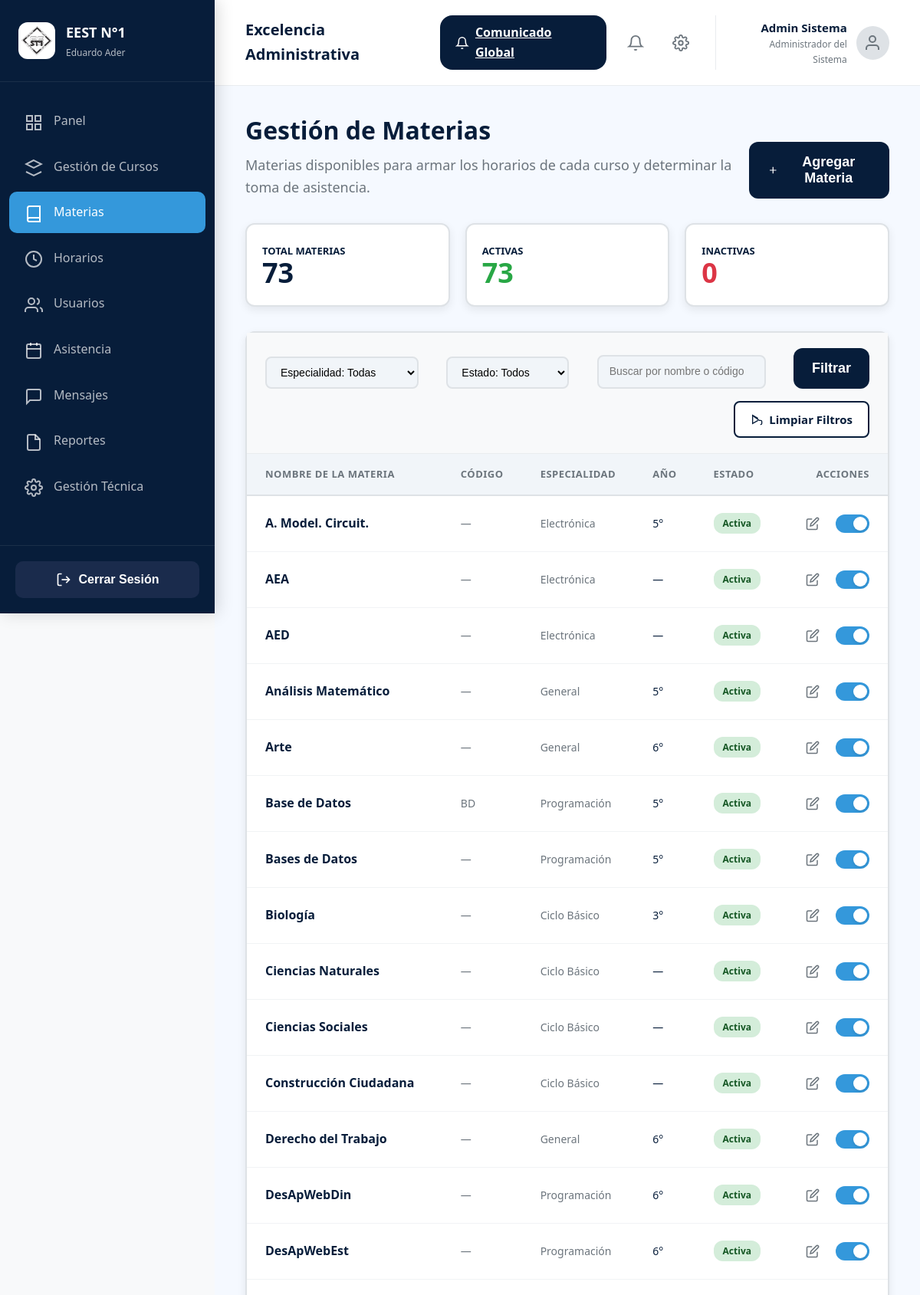
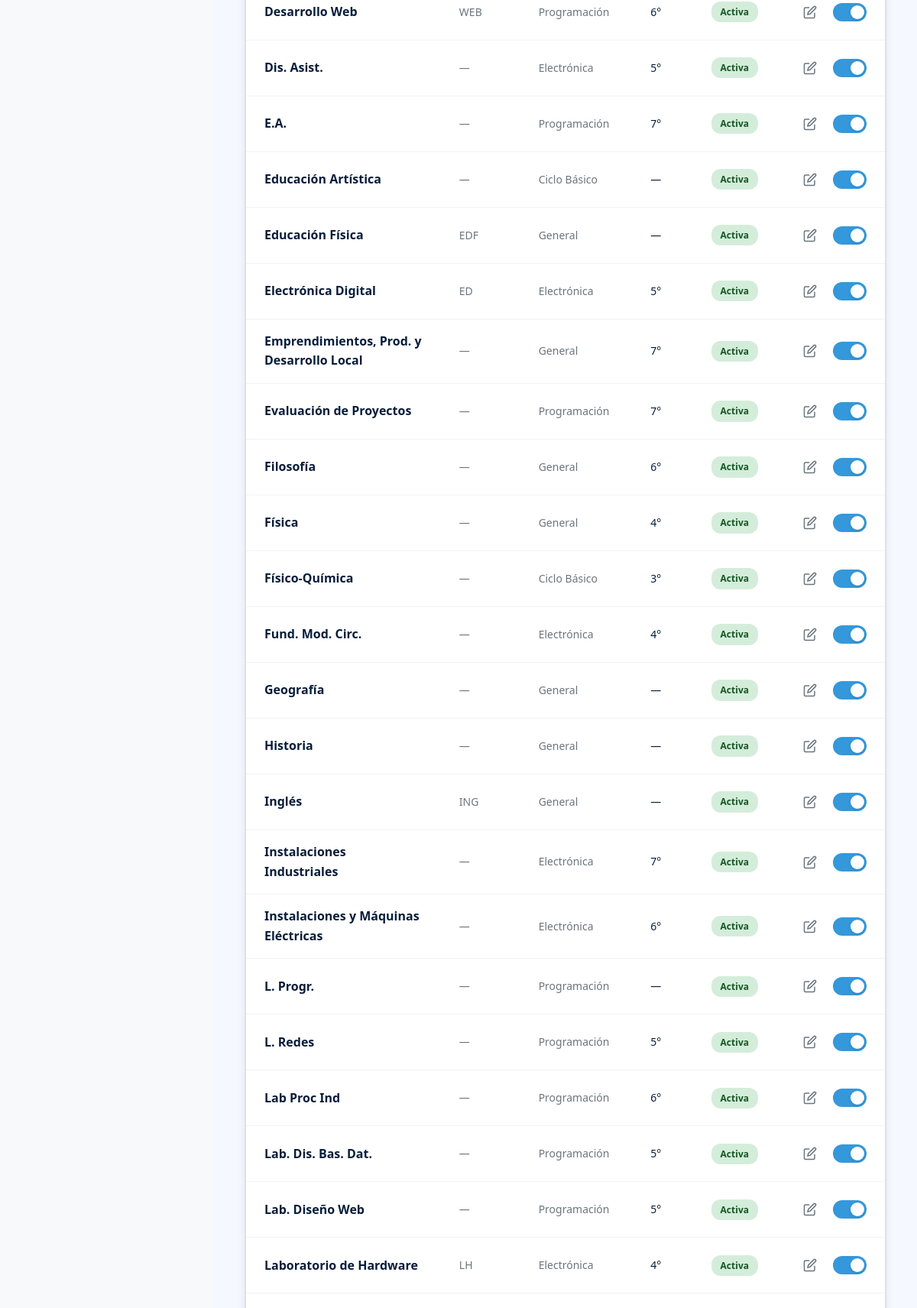
The page /index.php?page=admin/materias (signed in, upper part) on the database its author committed (2 pictures, top to bottom).
### tables this page shows
CREATE TABLE `usuarios` (
  `id` int(10) UNSIGNED NOT NULL,
  `institucion_id` int(10) UNSIGNED NOT NULL DEFAULT 1,
  `nombre` varchar(100) NOT NULL,
  `apellido` varchar(100) NOT NULL,
  `dni` varchar(15) DEFAULT NULL COMMENT 'Solo para adultos: NULL para alumnos',
  `email` varchar(150) NOT NULL,
  `password_hash` varchar(255) NOT NULL,
  `rol` enum('admin','directivo','preceptor','alumno','padre_tutor') NOT NULL,
  `estado` enum('activo','inactivo','pendiente','rechazado') NOT NULL DEFAULT 'pendiente',
  `foto_perfil` varchar(255) DEFAULT NULL,
  `telefono` varchar(30) DEFAULT NULL,
  `fecha_nacimiento` date DEFAULT NULL,
  `domicilio` varchar(255) DEFAULT NULL,
  `primer_acceso` tinyint(1) NOT NULL DEFAULT 1 COMMENT '1=debe cambiar contraseña',
  `token_recuperacion` varchar(255) DEFAULT NULL,
  `token_expiracion` datetime DEFAULT NULL,
  `ultimo_acceso` datetime DEFAULT NULL,
  `created_at` timestamp NOT NULL DEFAULT current_timestamp(),
  `updated_at` timestamp NOT NULL DEFAULT current_timestamp() ON UPDATE current_timestamp()
);

CREATE TABLE `materias` (
  `id` int(10) UNSIGNED NOT NULL,
  `institucion_id` int(10) UNSIGNED NOT NULL DEFAULT 1,
  `nombre` varchar(150) NOT NULL COMMENT 'Matemática, Programación, etc.',
  `codigo` varchar(20) DEFAULT NULL,
  `especialidad_id` int(10) UNSIGNED DEFAULT NULL COMMENT 'NULL = para todas las especialidades',
  `anio_correspondiente` tinyint(3) UNSIGNED DEFAULT NULL COMMENT '1-7, NULL = para varios años',
  `activo` tinyint(1) NOT NULL DEFAULT 1,
  `created_at` timestamp NOT NULL DEFAULT current_timestamp(),
  `updated_at` timestamp NOT NULL DEFAULT current_timestamp() ON UPDATE current_timestamp()
);

CREATE TABLE `especialidades` (
  `id` int(10) UNSIGNED NOT NULL,
  `nombre` varchar(100) NOT NULL,
  `codigo` varchar(20) NOT NULL,
  `ciclo` enum('basico','superior') NOT NULL DEFAULT 'superior',
  `activo` tinyint(1) NOT NULL DEFAULT 1
);

### includes/helpers.php (called while the page is built, shortened)
<?php
function e(string $string): string {
    return htmlspecialchars($string, ENT_QUOTES, 'UTF-8');
}
function input(string $key, $default = null): mixed {
    return $_POST[$key] ?? $_GET[$key] ?? $default;
}

### includes/auth.php (called while the page is built, shortened)
<?php
function is_logged_in(): bool {
    return !empty($_SESSION['usuario_id']) && isset($_SESSION['rol']);
}
function has_role(string $role): bool {
    return isset($_SESSION['rol']) && $_SESSION['rol'] === $role;
}

### models/Materia.php (called while the page is built, shortened)
<?php
class Materia {
    public static function getAll($filters = []) {
        $db = Database::getConnection();
        $sql = "SELECT m.*, e.nombre AS especialidad_nombre
                FROM materias m
                LEFT JOIN especialidades e ON m.especialidad_id = e.id
                WHERE 1=1";
        $params = [];
        $sql .= " ORDER BY m.nombre ASC";
        $stmt = $db->prepare($sql);
        $stmt->execute($params);
        return $stmt->fetchAll(PDO::FETCH_ASSOC);
    }
    public static function countByActivo($activo) {
        $db = Database::getConnection();
        $stmt = $db->prepare("SELECT COUNT(*) AS total FROM materias WHERE activo = ?");
        $stmt->execute([$activo]);
        return (int) $stmt->fetch(PDO::FETCH_ASSOC)['total'];
    }
}

### controllers/AdminMateriasController.php (called while the page is built, shortened)
<?php
require_once __DIR__ . '/../models/Materia.php';
require_once __DIR__ . '/../models/Curso.php';
require_once __DIR__ . '/../includes/auth.php';
require_once __DIR__ . '/../includes/helpers.php';
class AdminMateriasController {
    public static function index() {
        $filters = [
            'especialidad_id' => input('especialidad_id', ''),
            'activo' => input('activo', ''),
            'busqueda' => input('busqueda', '')
        ];
        $materias = Materia::getAll($filters);
        $especialidades = Curso::getEspecialidades();
        $stats = [
            'total' => Materia::countAll(),
            'activas' => Materia::countByActivo(1),
            'inactivas' => Materia::countByActivo(0)
        ];
        return [
            'materias' => $materias,
            'especialidades' => $especialidades,
            'stats' => $stats,
            'filters' => $filters
        ];
    }
}

### models/Curso.php (called while the page is built, shortened)
<?php
class Curso {
    public static function getEspecialidades() {
        $db = Database::getConnection();
        $stmt = $db->prepare("SELECT * FROM especialidades WHERE activo = 1 ORDER BY nombre");
        $stmt->execute();
        return $stmt->fetchAll(PDO::FETCH_ASSOC);
    }
}

### views/admin/materias.php (the view, shortened to what this page needs)
<?php
require_once __DIR__ . '/../../models/Materia.php';
require_once __DIR__ . '/../../controllers/AdminMateriasController.php';
$db = Database::getConnection();
$usuario_id = $_SESSION['usuario_id'];
$stmt = $db->prepare("SELECT * FROM usuarios WHERE id = ? LIMIT 1");
$stmt->execute([$usuario_id]);
$admin_user = $stmt->fetch(PDO::FETCH_ASSOC);
$data = AdminMateriasController::index();
$materias = $data['materias'];
$stats = $data['stats'];
$filters = $data['filters'];
?>
<div class="dashboard-wrapper">
    <?php require __DIR__ . '/../layouts/sidebar.php'; ?>
    <main class="main-content">
        <header class="dashboard-header">
            <div class="dashboard-header-left">
                <h1>Excelencia Administrativa</h1>
            </div>
            <div class="dashboard-header-right">
                <div class="header-actions">
                    <a href="index.php?page=admin/comunicados" class="header-btn">
                        <svg xmlns="http://www.w3.org/2000/svg" width="18" height="18" viewBox="0 0 24 24" fill="none" stroke="currentColor" stroke-width="2">
                            <path d="M18 8A6 6 0 0 0 6 8c0 7-3 9-3 9h18s-3-2-3-9"/>
                            <path d="M13.73 21a2 2 0 0 1-3.46 0"/>
                        </svg>
                        Comunicado Global
                    </a>
                    <button class="header-icon-btn">
                        <svg xmlns="http://www.w3.org/2000/svg" width="22" height="22" viewBox="0 0 24 24" fill="none" stroke="currentColor" stroke-width="2">
                            <path d="M18 8A6 6 0 0 0 6 8c0 7-3 9-3 9h18s-3-2-3-9"/>
                            <path d="M13.73 21a2 2 0 0 1-3.46 0"/>
                        </svg>
                    </button>
                    <a href="index.php?page=admin/configuracion" class="header-icon-btn">
                    </a>
                </div>
                <a href="index.php?page=admin/perfil" class="header-user">
                    <div class="header-user-info">
                        <div class="name"><?= e($admin_user['nombre'] . ' ' . $admin_user['apellido']) ?></div>
                        <div class="role">Administrador del Sistema</div>
                    </div>
                    <div class="header-avatar">
                        <svg xmlns="http://www.w3.org/2000/svg" viewBox="0 0 24 24" fill="none" stroke="currentColor" stroke-width="2">
                            <path d="M20 21v-2a4 4 0 0 0-4-4H8a4 4 0 0 0-4 4v2"/>
                            <circle cx="12" cy="7" r="4"/>
                        </svg>
                    </div>
                </a>
            </div>
        </header>
        <div class="dashboard-body">
            <div class="page-header">
                <div class="page-title">
                    <h1>Gestión de Materias</h1>
                    <p>Materias disponibles para armar los horarios de cada curso y determinar la toma de asistencia.</p>
                </div>
                <button class="btn btn-primary" onclick="openModal('createModal')">
                    <svg xmlns="http://www.w3.org/2000/svg" width="18" height="18" viewBox="0 0 24 24" fill="none" stroke="currentColor" stroke-width="2">
                        <path d="M12 5v14M5 12h14"/>
                    </svg>
                    Agregar Materia
                </button>
            </div>
            <div class="stats-grid" style="grid-template-columns: repeat(3, 1fr);">
                <div class="stat-card">
                    <div class="stat-header">
                        <span style="color: #071D3A; font-weight: 800; font-size: 13px; text-transform: uppercase;">Total Materias</span>
                    </div>
                    <div class="stat-value" style="color: #071D3A; font-size: 36px; font-weight: 800;"><?= e($stats['total']) ?></div>
                </div>
                <div class="stat-card">
                    <div class="stat-header">
                        <span style="color: #071D3A; font-weight: 800; font-size: 13px; text-transform: uppercase;">Activas</span>
                    </div>
                    <div class="stat-value" style="color: #28A745; font-size: 36px; font-weight: 800;"><?= e($stats['activas']) ?></div>
                </div>
                <div class="stat-card">
                    <div class="stat-header">
                        <span style="color: #071D3A; font-weight: 800; font-size: 13px; text-transform: uppercase;">Inactivas</span>
                    </div>
                    <div class="stat-value" style="color: #DC3545; font-size: 36px; font-weight: 800;"><?= e($stats['inactivas']) ?></div>
                </div>
            </div>
            <div class="data-table-container" style="margin-top: 32px;">
                <form method="GET" action="index.php" style="display: contents;">
                    <div class="table-header">
                        <div class="table-toolbar" style="flex-wrap: wrap; gap: 16px;">
                            <select name="especialidad_id" class="filter-input" style="min-width: 200px;" onchange="this.form.submit()">
                                <option value="">Especialidad: Todas</option>
                            </select>
                            <select name="activo" class="filter-input" style="min-width: 160px;" onchange="this.form.submit()">
                                <option value="">Estado: Todos</option>
                            </select>
                            <input type="text" name="busqueda" class="filter-input" placeholder="Buscar por nombre o código" value="<?= e($filters['busqueda']) ?>" style="min-width: 220px;">
                            <button type="submit" class="btn btn-primary">Filtrar</button>
                            <a href="index.php?page=admin/materias" class="btn-outline" style="margin-left: auto;">
                                <svg xmlns="http://www.w3.org/2000/svg" width="16" height="16" viewBox="0 0 24 24" fill="none" stroke="currentColor" stroke-width="2">
                                    <polyline points="14.5 10 4 4 4 20 14.5 14"/>
                                    <path d="M3.5 4L17 14H20a2 2 0 0 1 2 2v4a2 2 0 0 1-2 2h-1"/>
                                </svg>
                                Limpiar Filtros
                            </a>
                        </div>
                    </div>
                </form>
                <div class="data-table-scroll" style="overflow-x: auto;">
                    <table class="data-table" style="width: 100%;">
                        <thead>
                            <tr style="background: #E8F4FC;">
                                <th style="text-align: left; padding: 16px 24px; font-size: 13px; font-weight: 700; color: #6C757D; text-transform: uppercase; letter-spacing: 0.5px;">Nombre de la Materia</th>
                                <th style="text-align: left; padding: 16px 24px; font-size: 13px; font-weight: 700; color: #6C757D; text-transform: uppercase; letter-spacing: 0.5px;">Código</th>
                                <th style="text-align: left; padding: 16px 24px; font-size: 13px; font-weight: 700; color: #6C757D; text-transform: uppercase; letter-spacing: 0.5px;">Especialidad</th>
                                <th style="text-align: left; padding: 16px 24px; font-size: 13px; font-weight: 700; color: #6C757D; text-transform: uppercase; letter-spacing: 0.5px;">Año</th>
                                <th style="text-align: left; padding: 16px 24px; font-size: 13px; font-weight: 700; color: #6C757D; text-transform: uppercase; letter-spacing: 0.5px;">Estado</th>
                                <th style="text-align: right; padding: 16px 24px; font-size: 13px; font-weight: 700; color: #6C757D; text-transform: uppercase; letter-spacing: 0.5px;">Acciones</th>
                            </tr>
                        </thead>
                        <tbody>
                            <?php if (empty($materias)): ?>
                                <tr><td colspan="6" style="padding: 40px 24px; text-align: center; color: #6C757D;">No hay materias para los filtros seleccionados.</td></tr>
                            <?php else: foreach ($materias as $materia): ?>
                                <tr>
                                    <td style="padding: 16px 24px; font-size: 16px; font-weight: 700; color: #071D3A;"><?= e($materia['nombre']) ?></td>
                                    <td style="padding: 16px 24px; font-size: 14px; color: #6C757D;"><?= e($materia['codigo'] ?? '—') ?></td>
                                    <td style="padding: 16px 24px; font-size: 14px; color: #6C757D;"><?= e($materia['especialidad_nombre'] ?? 'General') ?></td>
                                    <td style="padding: 16px 24px; font-size: 14px; color: #071D3A;"><?= $materia['anio_correspondiente'] ? e($materia['anio_correspondiente']) . '°' : '—' ?></td>
                                    <td style="padding: 16px 24px;">
                                        <span class="status-badge <?= $materia['activo'] == 1 ? 'active' : 'inactive' ?>">
                                            <?= $materia['activo'] == 1 ? 'Activa' : 'Inactiva' ?>
                                        </span>
                                    </td>
                                    <td style="padding: 16px 24px; text-align: right;">
                                        <div style="display: flex; justify-content: flex-end; gap: 10px; align-items: center;">
                                            <button class="btn-icon btn-icon-primary" onclick="openEditModal(<?= htmlspecialchars(json_encode($materia), ENT_QUOTES, 'UTF-8') ?>)" title="Editar">
                                                <svg xmlns="http://www.w3.org/2000/svg" width="18" height="18" viewBox="0 0 24 24" fill="none" stroke="currentColor" stroke-width="2">
                                                    <path d="M11 4H4a2 2 0 0 0-2 2v14a2 2 0 0 0 2 2h14a2 2 0 0 0 2-2v-7"/>
                                                    <path d="M18.5 2.5a2.121 2.121 0 0 1 3 3L12 15l-4 1 1-4 9.5-9.5z"/>
                                                </svg>
                                            </button>
                                            <form method="POST" action="index.php" style="display: inline;">
                                                <label class="toggle-switch" style="display: inline-flex; cursor: pointer;">
                                                    <span class="toggle-slider"></span>
                                                </label>
                                            </form>
                                        </div>
                                    </td>
                                </tr>
                            <?php endforeach; endif; ?>
                        </tbody>
                    </table>
                </div>
            </div>
        </div>
    </main>
</div>

### rows shown on the page
usuarios: nombre+apellido "Admin Sistema"
materias: nombre "A. Model. Circuit.", codigo "—", especialidad.nombre "Electrónica", anio_correspondiente "5", activo "Activa"
materias: nombre "AEA", codigo "—", especialidad.nombre "Electrónica", activo "Activa"
materias: nombre "AED", codigo "—", especialidad.nombre "Electrónica", activo "Activa"
materias: nombre "Análisis Matemático", codigo "—", especialidad_nombre "General", anio_correspondiente "5", activo "Activa"
materias: nombre "Arte", codigo "—", especialidad_nombre "General", anio_correspondiente "6", activo "Activa"
materias: nombre "Base de Datos", codigo "BD", especialidad.nombre "Programación", anio_correspondiente "5", activo "Activa"
materias: nombre "Bases de Datos", codigo "—", especialidad.nombre "Programación", anio_correspondiente "5", activo "Activa"
materias: nombre "Biología", codigo "—", especialidad.nombre "Ciclo Básico", anio_correspondiente "3", activo "Activa"
materias: nombre "Ciencias Naturales", codigo "—", especialidad.nombre "Ciclo Básico", activo "Activa"
materias: nombre "Ciencias Sociales", codigo "—", especialidad.nombre "Ciclo Básico", activo "Activa"
materias: nombre "Construcción Ciudadana", codigo "—", especialidad.nombre "Ciclo Básico", activo "Activa"
materias: nombre "Derecho del Trabajo", codigo "—", especialidad_nombre "General", anio_correspondiente "6", activo "Activa"
materias: nombre "DesApWebDin", codigo "—", especialidad.nombre "Programación", anio_correspondiente "6", activo "Activa"
materias: nombre "DesApWebEst", codigo "—", especialidad.nombre "Programación", anio_correspondiente "6", activo "Activa"
materias: nombre "Desarrollo Web", codigo "WEB", especialidad.nombre "Programación", anio_correspondiente "6", activo "Activa"
materias: nombre "Dis. Asist.", codigo "—", especialidad.nombre "Electrónica", anio_correspondiente "5", activo "Activa"
materias: nombre "E.A.", codigo "—", especialidad.nombre "Programación", anio_correspondiente "7", activo "Activa"
materias: nombre "Educación Artística", codigo "—", especialidad.nombre "Ciclo Básico", activo "Activa"
materias: nombre "Educación Física", codigo "EDF", especialidad_nombre "General", activo "Activa"
materias: nombre "Electrónica Digital", codigo "ED", especialidad.nombre "Electrónica", anio_correspondiente "5", activo "Activa"
materias: nombre "Emprendimientos, Prod. y Desarrollo Local", codigo "—", especialidad_nombre "General", anio_correspondiente "7", activo "Activa"
materias: nombre "Evaluación de Proyectos", codigo "—", especialidad.nombre "Programación", anio_correspondiente "7", activo "Activa"
materias: nombre "Filosofía", codigo "—", especialidad_nombre "General", anio_correspondiente "6", activo "Activa"
materias: nombre "Física", codigo "—", especialidad_nombre "General", anio_correspondiente "4", activo "Activa"
materias: nombre "Físico-Química", codigo "—", especialidad.nombre "Ciclo Básico", anio_correspondiente "3", activo "Activa"
materias: nombre "Fund. Mod. Circ.", codigo "—", especialidad.nombre "Electrónica", anio_correspondiente "4", activo "Activa"
materias: nombre "Geografía", codigo "—", especialidad_nombre "General", activo "Activa"
materias: nombre "Historia", codigo "—", especialidad_nombre "General", activo "Activa"
materias: nombre "Inglés", codigo "ING", especialidad_nombre "General", activo "Activa"
materias: nombre "Instalaciones Industriales", codigo "—", especialidad.nombre "Electrónica", anio_correspondiente "7", activo "Activa"
materias: nombre "Instalaciones y Máquinas Eléctricas", codigo "—", especialidad.nombre "Electrónica", anio_correspondiente "6", activo "Activa"
materias: nombre "L. Progr.", codigo "—", especialidad.nombre "Programación", activo "Activa"
materias: nombre "L. Redes", codigo "—", especialidad.nombre "Programación", anio_correspondiente "5", activo "Activa"
materias: nombre "Lab Proc Ind", codigo "—", especialidad.nombre "Programación", anio_correspondiente "6", activo "Activa"
materias: nombre "Lab. Dis. Bas. Dat.", codigo "—", especialidad.nombre "Programación", anio_correspondiente "5", activo "Activa"
materias: nombre "Lab. Diseño Web", codigo "—", especialidad.nombre "Programación", anio_correspondiente "5", activo "Activa"
materias: nombre "Laboratorio de Hardware", codigo "LH", especialidad.nombre "Electrónica", anio_correspondiente "4", activo "Activa"

### other values the page prints
$item['label'] "Panel"
$item['label'] "Gestión de Cursos"
$item['label'] "Materias"
$item['label'] "Horarios"
$item['label'] "Usuarios"
$item['label'] "Asistencia"
$item['label'] "Mensajes"
$item['label'] "Reportes"
$item['label'] "Gestión Técnica"
$stats['total'] "73"
$stats['activas'] "73"
$stats['inactivas'] "0"
